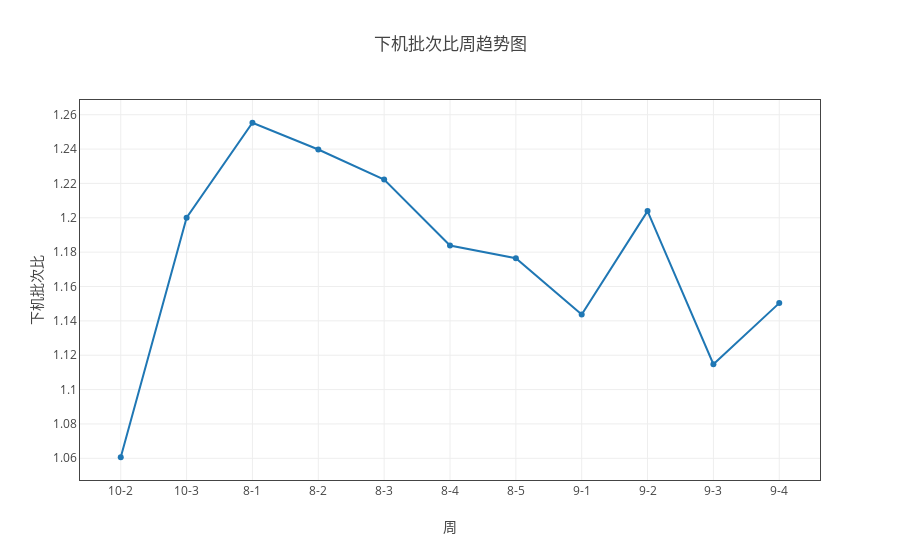
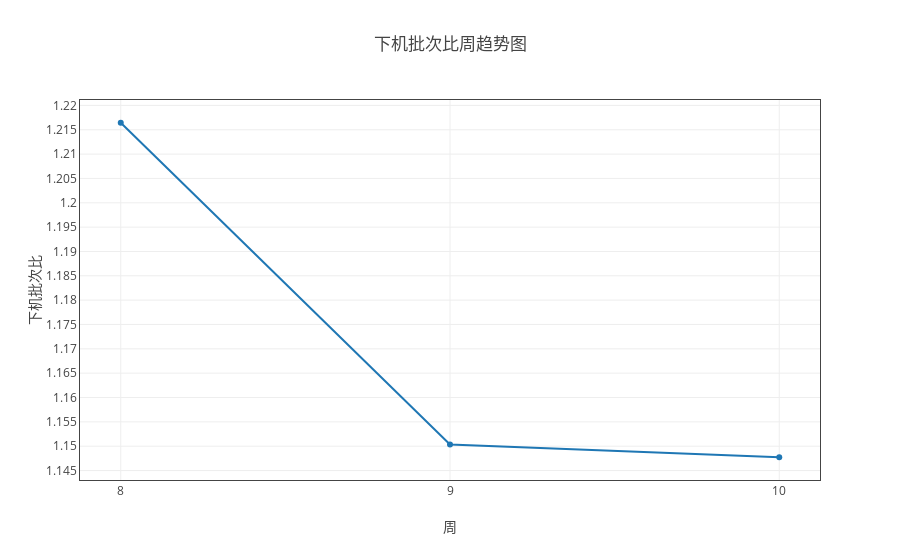

Source (notebook cell) for these figures, in order:
### Markdown cell above
#### 下机批次比

### Code cell
ss = myModule.format(all_df1 ,"日期（格式“月-周次”）" ,['下机批次数','下机项目数'])
tt = ss.get_total_ratio([['下机批次比' ,'下机批次数' , '下机项目数','/']] )
myModule.myPlot(tt).plot('line')

ss = myModule.format(all_df1 ,"month" ,['下机批次数','下机项目数'])
tt = ss.get_total_ratio([['下机批次比' ,'下机批次数' , '下机项目数','/']] )
myModule.myPlot(tt).plot('line')

### Figure 1 — Plotly figure (JSON) as saved in the notebook; plotly's stock layout.template omitted (floating-point values rounded to 4 significant figures)
{"data": [{"name": "下机批次比", "type": "scatter", "uid": "87064308-d69e-11e8-8ddb-a41f72875c19", "x": ["10-2", "10-3", "8-1", "8-2", "8-3", "8-4", "8-5", "9-1", "9-2", "9-3", "9-4"], "y": [1.061, 1.2, 1.255, 1.24, 1.222, 1.184, 1.176, 1.144, 1.204, 1.115, 1.15]}], "layout": {"title": "下机批次比周趋势图", "xaxis": {"mirror": "all", "nticks": 20, "showgrid": true, "showline": true, "title": "周", "type": "category", "zeroline": true}, "yaxis": {"mirror": "all", "nticks": 20, "showgrid": true, "showline": true, "title": "下机批次比", "zeroline": true}}}

### Figure 2 — Plotly figure (JSON) as saved in the notebook; plotly's stock layout.template omitted (floating-point values rounded to 4 significant figures)
{"data": [{"name": "下机批次比", "type": "scatter", "uid": "87064309-d69e-11e8-8ddb-a41f72875c19", "x": [8, 9, 10], "y": [1.216, 1.15, 1.148]}], "layout": {"title": "下机批次比周趋势图", "xaxis": {"mirror": "all", "nticks": 20, "showgrid": true, "showline": true, "title": "周", "type": "category", "zeroline": true}, "yaxis": {"mirror": "all", "nticks": 20, "showgrid": true, "showline": true, "title": "下机批次比", "zeroline": true}}}
